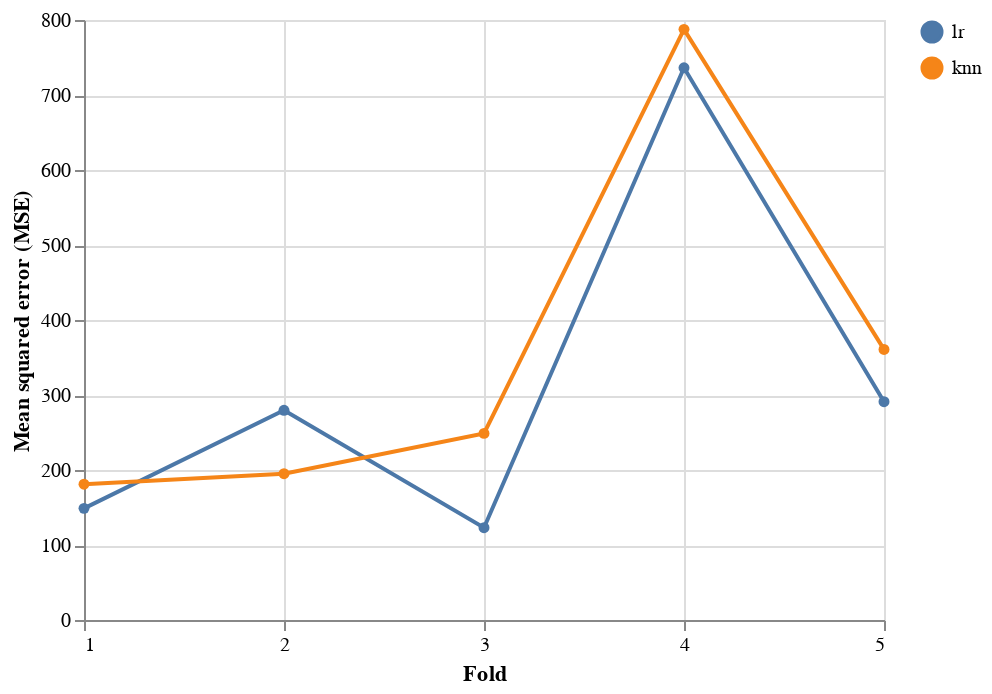

The cell this chart's notebook holds for it:
### Code cell
alt.Chart(df_scores_H1.reset_index()).mark_line(
     point=alt.OverlayMarkDef()
).encode(
    x=alt.X("index", bin=False, title="Fold", axis=alt.Axis(tickCount=5)),
    y=alt.Y(
        alt.repeat("layer"), aggregate="mean", title="Mean squared error (MSE)"
    ),
    color=alt.datum(alt.repeat("layer")),
).repeat(layer=["lr", "knn"])

### Figure 1 — Vega-Lite specification as saved in the notebook (floating-point values rounded to 4 significant figures)
{"config": {"view": {"continuousWidth": 400, "continuousHeight": 300}}, "repeat": {"layer": ["lr", "knn"]}, "spec": {"data": {"name": "data-24fedf5d098cb1e2dd99ffd9acce0392"}, "mark": {"type": "line", "point": {}}, "encoding": {"color": {"datum": {"repeat": "layer"}}, "x": {"axis": {"tickCount": 5}, "bin": false, "field": "index", "title": "Fold", "type": "quantitative"}, "y": {"aggregate": "mean", "field": {"repeat": "layer"}, "title": "Mean squared error (MSE)"}}}, "$schema": "https://vega.github.io/schema/vega-lite/v4.17.0.json", "datasets": {"data-24fedf5d098cb1e2dd99ffd9acce0392": [{"index": 1, "lr": 148.9, "knn": 181.0}, {"index": 2, "lr": 279.6, "knn": 195.1}, {"index": 3, "lr": 123.1, "knn": 248.8}, {"index": 4, "lr": 736.3, "knn": 787.5}, {"index": 5, "lr": 291.1, "knn": 360.8}]}}
